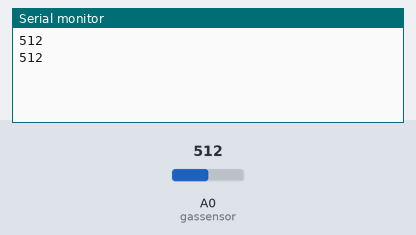
Recording of a sketch running on a simulated ESP8266 (NodeMCU). Parts: the last lines printed to the serial monitor. The inputs (shaded band) are chosen by the test bench; at power-on: A0 (gassensor) = 512.

Above: at 1.8 s.
1.9 s: A0 (gassensor) set to 716
At 2.8 s:
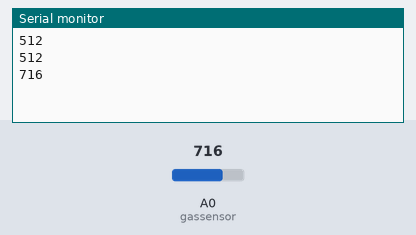
3.4 s: A0 (gassensor) set to 900
At 4.4 s:
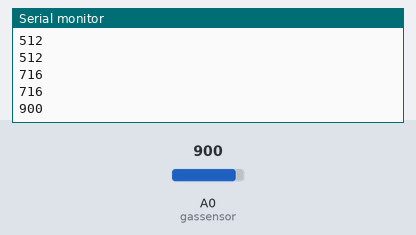
Timing chart, 0 to 6.4 s (numbered marks = the images above; inputs shaded):
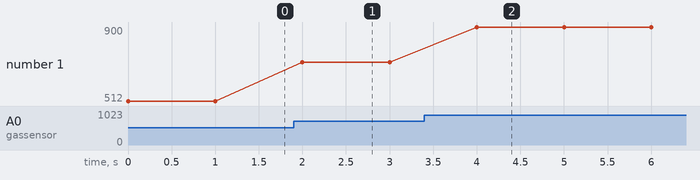

The sketch:

MQ2_sensor.ino
```cpp
int input = D6;
const int gassensor = A0;
void setup() {
  // put your setup code here, to run once:
  pinMode(gassensor,INPUT);


}

void loop() {
  // put your main code here, to run repeatedly:
  int val;
  Serial.begin(115200);
//  val = digitalRead(input);
//  Serial.print(val);
  Serial.println(analogRead(gassensor));
  delay(1000);
}
```

Measured:
- after the input at 1.9 s, the serial monitor: prints a new line after 0.10 s (image 1)
- after the input at 3.4 s, the serial monitor: prints a new line after 0.60 s (image 2)
- plotted number 1: 512 → 716 after the input at 1.9 s, 716 → 900 after the input at 3.4 s
